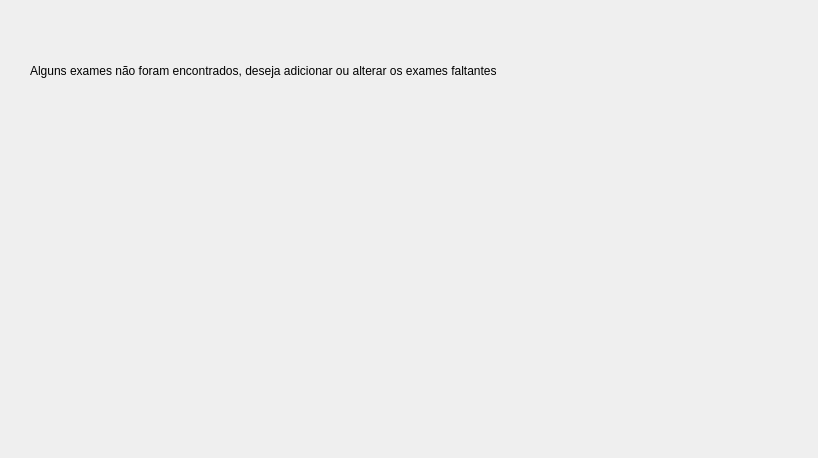
<?xml version="1.0" encoding="UTF-8"?>
<ui version="4.0">
 <class>Form</class>
 <widget class="QWidget" name="Form">
  <property name="geometry">
   <rect>
    <x>0</x>
    <y>0</y>
    <width>818</width>
    <height>458</height>
   </rect>
  </property>
  <property name="windowTitle">
   <string>Form</string>
  </property>
  <widget class="QLabel" name="label">
   <property name="geometry">
    <rect>
     <x>30</x>
     <y>20</y>
     <width>701</width>
     <height>101</height>
    </rect>
   </property>
   <property name="text">
    <string>Alguns exames não foram encontrados, deseja adicionar ou alterar os exames faltantes  </string>
   </property>
  </widget>
 </widget>
 <resources/>
 <connections/>
</ui>
